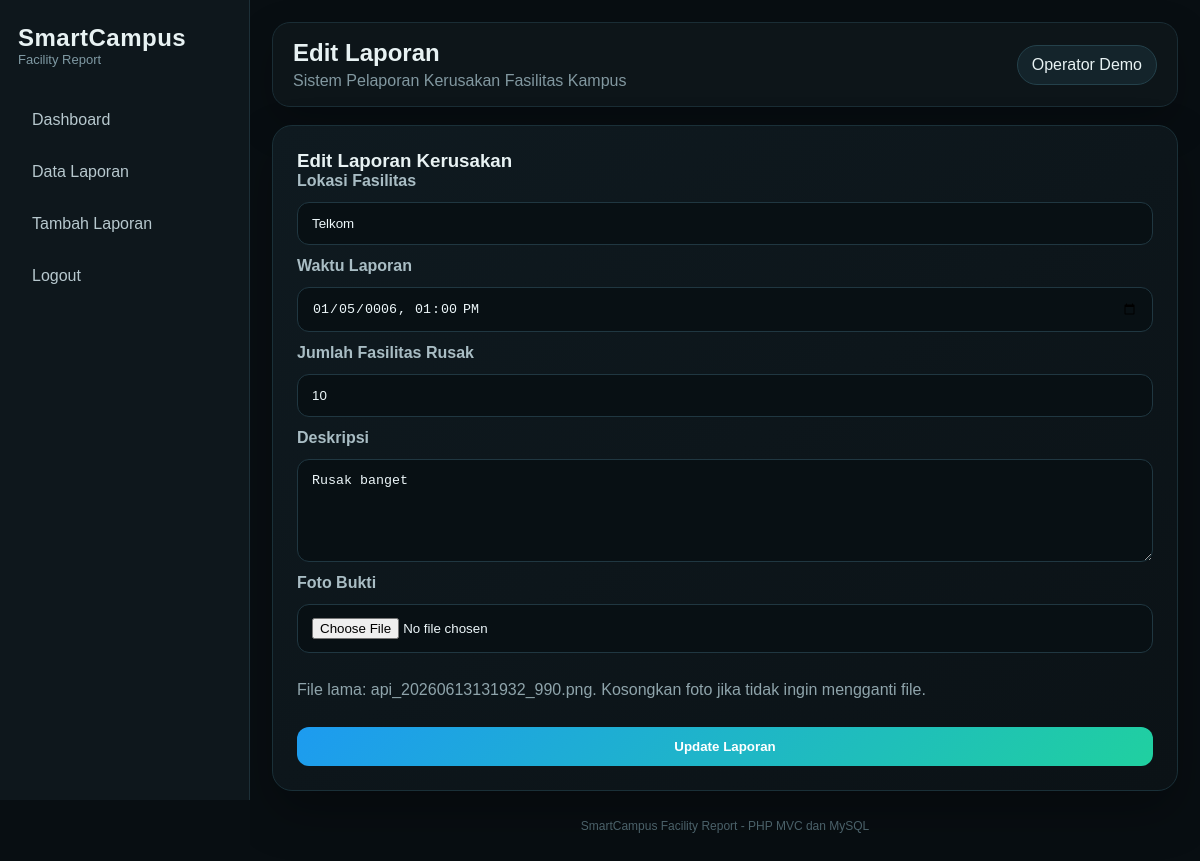
/server/index.php?page=edit_laporan&id=1 (signed in), run on the app's committed database.
### tables this page shows
CREATE TABLE `laporan` (
  `id` int(11) NOT NULL,
  `user_id` int(11) NOT NULL,
  `lokasi_fasilitas` varchar(150) NOT NULL,
  `waktu_laporan` datetime NOT NULL,
  `jumlah_fasilitas_rusak` int(11) NOT NULL,
  `status_kerusakan` varchar(20) NOT NULL,
  `deskripsi` text NOT NULL,
  `foto_bukti` varchar(255) NOT NULL,
  `created_at` datetime DEFAULT current_timestamp()
);

### server/controllers/LaporanController.php (called while the page is built, shortened)
<?php
require_once __DIR__ . '/../models/Laporan.php';
class LaporanController {
    private $laporan;
    public function __construct($conn) {
        $this->laporan = new Laporan($conn);
    }
    public function edit() {
        $id = (int)($_GET['id'] ?? 0);
        $laporan = $this->laporan->findByUser($id, $_SESSION['user']['id']);
        include __DIR__ . '/../views/laporan/edit.php';
    }
}
?>

### server/models/Laporan.php (called while the page is built, shortened)
<?php
class Laporan {
    private $conn;
    public function __construct($conn) {
        $this->conn = $conn;
    }
    public function findByUser($id, $userId) {
        $stmt = mysqli_prepare($this->conn, "SELECT * FROM laporan WHERE id = ? AND user_id = ? LIMIT 1");
        mysqli_stmt_bind_param($stmt, "ii", $id, $userId);
        mysqli_stmt_execute($stmt);
        return mysqli_fetch_assoc(mysqli_stmt_get_result($stmt));
    }
}
?>

### server/views/laporan/edit.php (the view, shortened to what this page needs)
<?php include __DIR__ . '/../layout/header.php'; ?>
<section class="content-card form-panel fade-up">
    <h3>Edit Laporan Kerusakan</h3>
    <form action="index.php?page=update_laporan" method="POST" enctype="multipart/form-data" class="form-grid">
<label>Lokasi Fasilitas</label>
<input type="text" name="lokasi_fasilitas" value="<?= htmlspecialchars($laporan['lokasi_fasilitas'] ?? '') ?>" placeholder="Contoh: Gedung A, Laboratorium, Toilet" required>
<label>Waktu Laporan</label>
<input type="datetime-local" name="waktu_laporan" value="<?= isset($laporan) ? date('Y-m-d\TH:i', strtotime($laporan['waktu_laporan'])) : '' ?>" required>
<label>Jumlah Fasilitas Rusak</label>
<input type="number" name="jumlah_fasilitas_rusak" min="1" value="<?= htmlspecialchars($laporan['jumlah_fasilitas_rusak'] ?? '') ?>" required>
<label>Deskripsi</label>
<textarea name="deskripsi" rows="5" required><?= htmlspecialchars($laporan['deskripsi'] ?? '') ?></textarea>
<label>Foto Bukti</label>
<input type="file" name="foto_bukti" accept=".jpg,.jpeg,.png" <?= isset($laporan) ? '' : 'required' ?>>
        <p class="hint">File lama: <?= htmlspecialchars($laporan['foto_bukti']) ?>. Kosongkan foto jika tidak ingin mengganti file.</p>
        <button type="submit">Update Laporan</button>
    </form>
</section>
<?php include __DIR__ . '/../layout/footer.php'; ?>

### server/assets/style.css (style rules this page uses)
* { box-sizing: border-box; }
body { margin: 0; font-family: Arial, sans-serif; background: #080e12; color: #e8f2f3; }
.hero-panel, .content-card, .auth-card { background: linear-gradient(145deg, #0f1a20, #0b1216); border: 1px solid #1a3038; border-radius: 20px; padding: 24px; box-shadow: 0 22px 48px rgba(0,0,0,.28); }
.primary-link, button { background: linear-gradient(135deg, #1d9bf0, #20d0a0); color: white; border: 0; padding: 12px 18px; border-radius: 12px; font-weight: 700; cursor: pointer; transition: .25s; }
.section-title h3, .content-card h3 { margin: 0; }
.auth-card p, .hint { color: #8fa4ab; }
.form-grid { display: grid; gap: 12px; }
label { color: #a9bdc4; font-weight: 700; }
input, textarea { width: 100%; background: #081014; color: #edf7fa; border: 1px solid #203741; border-radius: 12px; padding: 13px 14px; outline: none; }
.fade-up { animation: fadeUp .55s ease both; }

### data on the page
laporan: lokasi_fasilitas "Telkom", waktu_laporan "01/05/0006 13:00", jumlah_fasilitas_rusak "10", deskripsi "Rusak banget", foto_bukti "api_20260613131932_990.png"

### other printed values
$title "Edit Laporan"
$_SESSION['user']['nama'] "Operator Demo"
